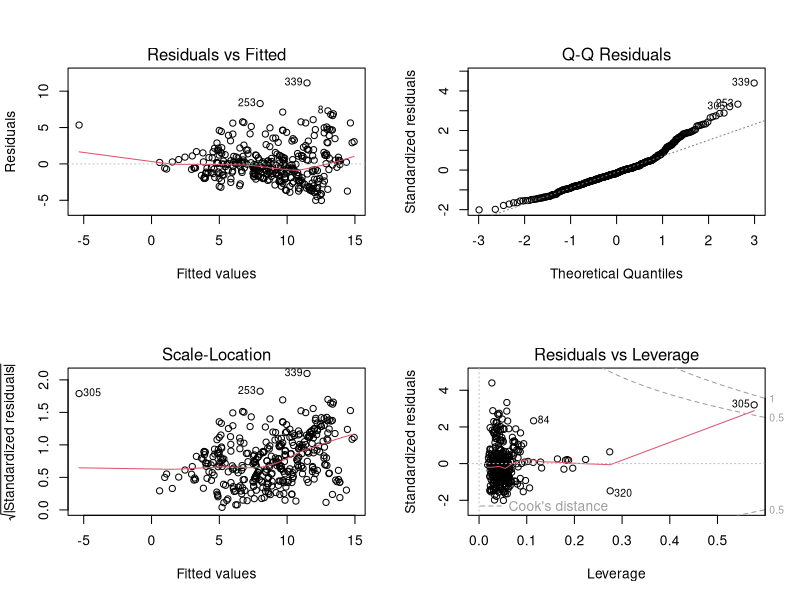
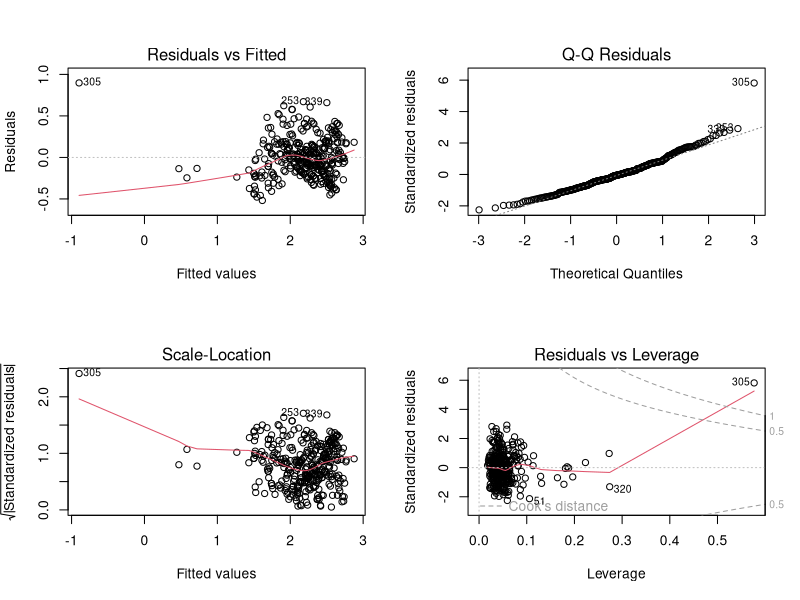

Generate these figures, in order, with R: (Note: this script raises an error after producing the figures.)
#--------------------------------------------
#
#		Read in Data 
#
#--------------------------------------------

setwd("~/Desktop/github/LM_Project/data")
train = read.csv("train.csv")

#--------------------------------------------
#
#		Start fitting naive models
#		No interactions
#
#--------------------------------------------

#Remove point 89 - bad bad outlier 
train = train[-89, ]


m = lm(ISI ~., data = train[-89,])
summary(m)

par(mfrow = c(2,2))
plot(m)

train2 = train[,-1]
train2$lISI = log(train$ISI + 1)

m = lm(lISI ~., data = train2)
summary(m)
par(mfrow = c(2,2))
plot(m)

m = lm(ISI ~., data = train[-305,])
boxcox(m)

train3 = train[,-1]
train3$sqISI = (train$ISI)^(1/2)

m = lm(sqISI ~., data = train3[-89,])
summary(m)
par(mfrow = c(2,2))
plot(m)



